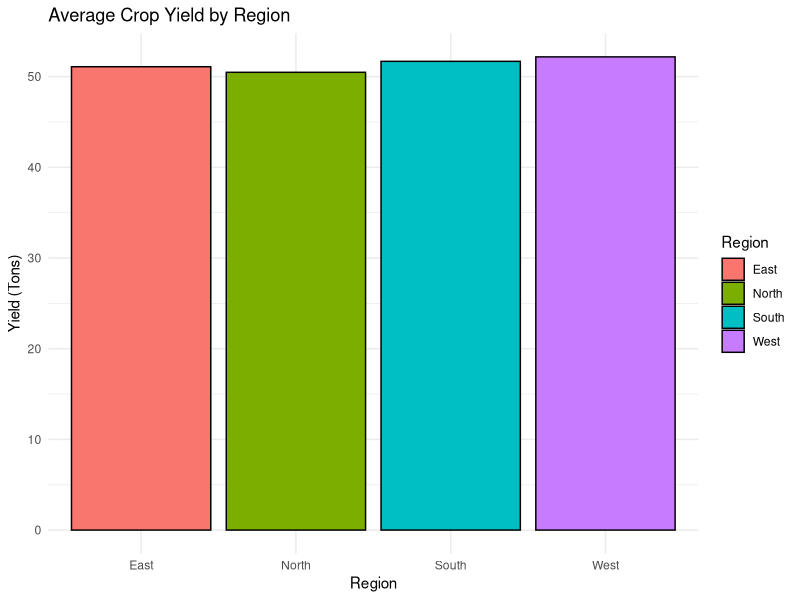
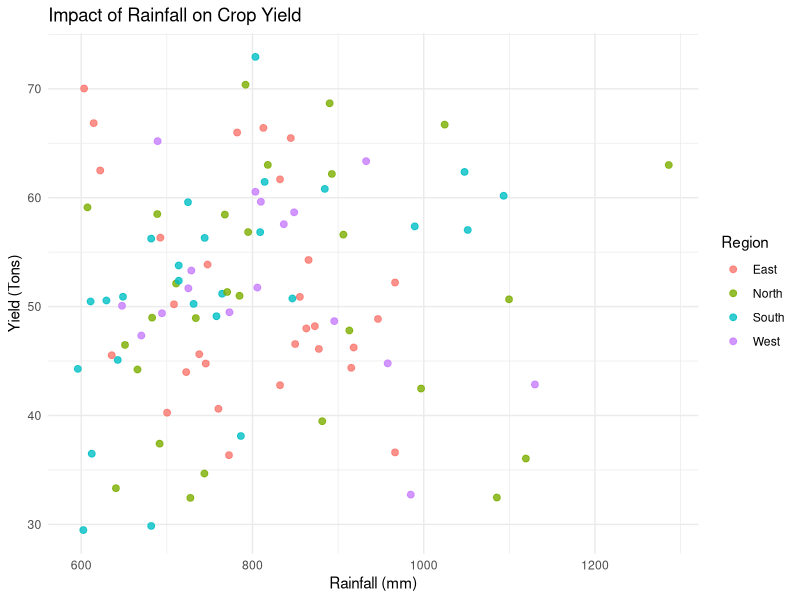

Recreate these plots in R, in order.
# 1. Create Hypothetical Agriculture Dataset
set.seed(123)
agri_data <- data.frame(
  Region = sample(c("North", "South", "East", "West"), 100, replace = TRUE),
  Temperature_C = rnorm(100, mean = 25, sd = 5),
  Rainfall_mm = rnorm(100, mean = 800, sd = 150),
  Crop_Yield_Tons = rnorm(100, mean = 50, sd = 10)
)

# Introduce errors for cleaning simulation
agri_data$Rainfall_mm[c(15, 42)] <- NA       # Missing values
agri_data$Temperature_C[10] <- 140           # Impossible Outlier (140°C)

# 2. Data Cleaning Process
# Fix outlier using median imputation
agri_data$Temperature_C[agri_data$Temperature_C > 60] <- median(agri_data$Temperature_C)
# Handle missing rainfall data using mean
agri_data$Rainfall_mm[is.na(agri_data$Rainfall_mm)] <- mean(agri_data$Rainfall_mm, na.rm = TRUE)

# 3. Data Transformation (Aggregation)
regional_yield <- aggregate(Crop_Yield_Tons ~ Region, data = agri_data, FUN = mean)

# 4. Visualizations (Take Screenshots of these 2 plots!)
library(ggplot2)

# Plot 1: Average Yield by Region (Bar Chart)
ggplot(regional_yield, aes(x=Region, y=Crop_Yield_Tons, fill=Region)) + 
  geom_bar(stat="identity", color="black") + theme_minimal() + 
  labs(title="Average Crop Yield by Region", y="Yield (Tons)")

# Plot 2: Rainfall vs Crop Yield (Scatter Plot)
ggplot(agri_data, aes(x=Rainfall_mm, y=Crop_Yield_Tons, color=Region)) + 
  geom_point(size=2, alpha=0.8) + theme_minimal() + 
  labs(title="Impact of Rainfall on Crop Yield", x="Rainfall (mm)", y="Yield (Tons)")
